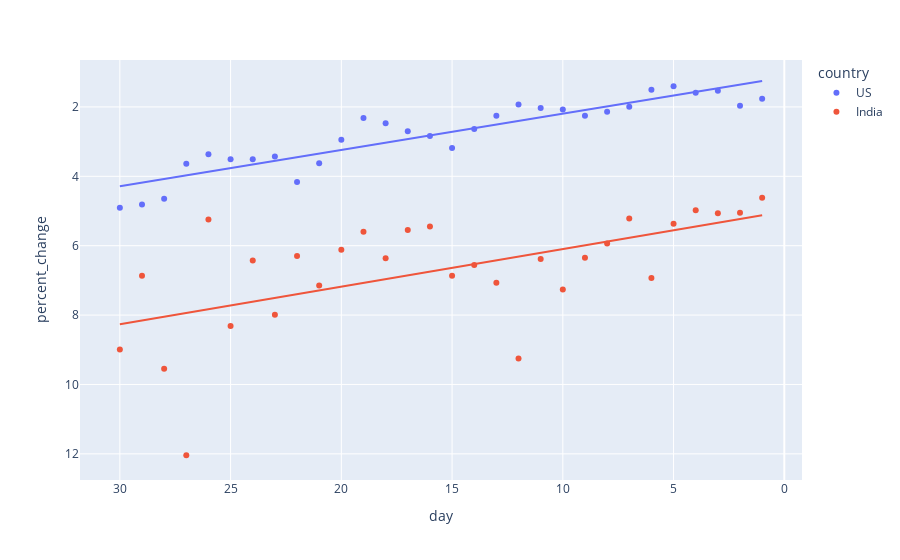

Here is the notebook cell this chart was saved with:
### Code cell
# Last 30 days - Percent Change
df = pd.concat([us_confirmed.iloc[:30,],india_confirmed.iloc[:30,]],ignore_index=True)
fig = px.scatter(df, x="day", y="percent_change", color="country", trendline="ols")
fig['layout']['xaxis']['autorange'] = "reversed"
fig['layout']['yaxis']['autorange'] = "reversed"
fig.show()

#results = px.get_trendline_results(fig)
#print(results)

### Figure 1 — Plotly figure (JSON) as saved in the notebook; plotly's stock layout.template omitted (floating-point values rounded to 4 significant figures)
{"data": [{"hovertemplate": "country=US<br>day=%{x}<br>percent_change=%{y}<extra></extra>", "legendgroup": "US", "marker": {"color": "#636efa", "symbol": "circle"}, "mode": "markers", "name": "US", "showlegend": true, "type": "scatter", "x": [1, 2, 3, 4, 5, 6, 7, 8, 9, 10, 11, 12, 13, 14, 15, 16, 17, 18, 19, 20, 21, 22, 23, 24, 25, 26, 27, 28, 29, 30], "xaxis": "x", "y": [1.767, 1.968, 1.536, 1.595, 1.401, 1.505, 1.996, 2.14, 2.253, 2.074, 2.031, 1.929, 2.252, 2.635, 3.183, 2.838, 2.699, 2.468, 2.321, 2.945, 3.622, 4.164, 3.429, 3.509, 3.511, 3.363, 3.635, 4.644, 4.81, 4.91], "yaxis": "y"}, {"hovertemplate": "<b>OLS trendline</b><br>percent_change = 0.1047 * day + 1.14816<br>R<sup>2</sup>=0.838888<br><br>country=US<br>day=%{x}<br>percent_change=%{y} <b>(trend)</b><extra></extra>", "legendgroup": "US", "marker": {"color": "#636efa", "symbol": "circle"}, "mode": "lines", "name": "US", "showlegend": false, "type": "scatter", "x": [1, 2, 3, 4, 5, 6, 7, 8, 9, 10, 11, 12, 13, 14, 15, 16, 17, 18, 19, 20, 21, 22, 23, 24, 25, 26, 27, 28, 29, 30], "xaxis": "x", "y": [1.253, 1.358, 1.462, 1.567, 1.672, 1.776, 1.881, 1.986, 2.09, 2.195, 2.3, 2.405, 2.509, 2.614, 2.719, 2.823, 2.928, 3.033, 3.137, 3.242, 3.347, 3.452, 3.556, 3.661, 3.766, 3.87, 3.975, 4.08, 4.184, 4.289], "yaxis": "y"}, {"hovertemplate": "country=India<br>day=%{x}<br>percent_change=%{y}<extra></extra>", "legendgroup": "India", "marker": {"color": "#EF553B", "symbol": "circle"}, "mode": "markers", "name": "India", "showlegend": true, "type": "scatter", "x": [1, 2, 3, 4, 5, 6, 7, 8, 9, 10, 11, 12, 13, 14, 15, 16, 17, 18, 19, 20, 21, 22, 23, 24, 25, 26, 27, 28, 29, 30], "xaxis": "x", "y": [4.618, 5.05, 5.065, 4.98, 5.371, 6.931, 5.215, 5.934, 6.349, 7.261, 6.381, 9.251, 7.068, 6.554, 6.867, 5.447, 5.548, 6.36, 5.597, 6.114, 7.146, 6.296, 7.988, 6.424, 8.312, 5.246, 12.04, 9.546, 6.865, 8.992], "yaxis": "y"}, {"hovertemplate": "<b>OLS trendline</b><br>percent_change = 0.108418 * day + 5.01344<br>R<sup>2</sup>=0.339520<br><br>country=India<br>day=%{x}<br>percent_change=%{y} <b>(trend)</b><extra></extra>", "legendgroup": "India", "marker": {"color": "#EF553B", "symbol": "circle"}, "mode": "lines", "name": "India", "showlegend": false, "type": "scatter", "x": [1, 2, 3, 4, 5, 6, 7, 8, 9, 10, 11, 12, 13, 14, 15, 16, 17, 18, 19, 20, 21, 22, 23, 24, 25, 26, 27, 28, 29, 30], "xaxis": "x", "y": [5.122, 5.23, 5.339, 5.447, 5.556, 5.664, 5.772, 5.881, 5.989, 6.098, 6.206, 6.314, 6.423, 6.531, 6.64, 6.748, 6.857, 6.965, 7.073, 7.182, 7.29, 7.399, 7.507, 7.615, 7.724, 7.832, 7.941, 8.049, 8.158, 8.266], "yaxis": "y"}], "layout": {"legend": {"title": {"text": "country"}, "tracegroupgap": 0}, "margin": {"t": 60}, "xaxis": {"anchor": "y", "autorange": "reversed", "domain": [0, 1], "title": {"text": "day"}}, "yaxis": {"anchor": "x", "autorange": "reversed", "domain": [0, 1], "title": {"text": "percent_change"}}}}
